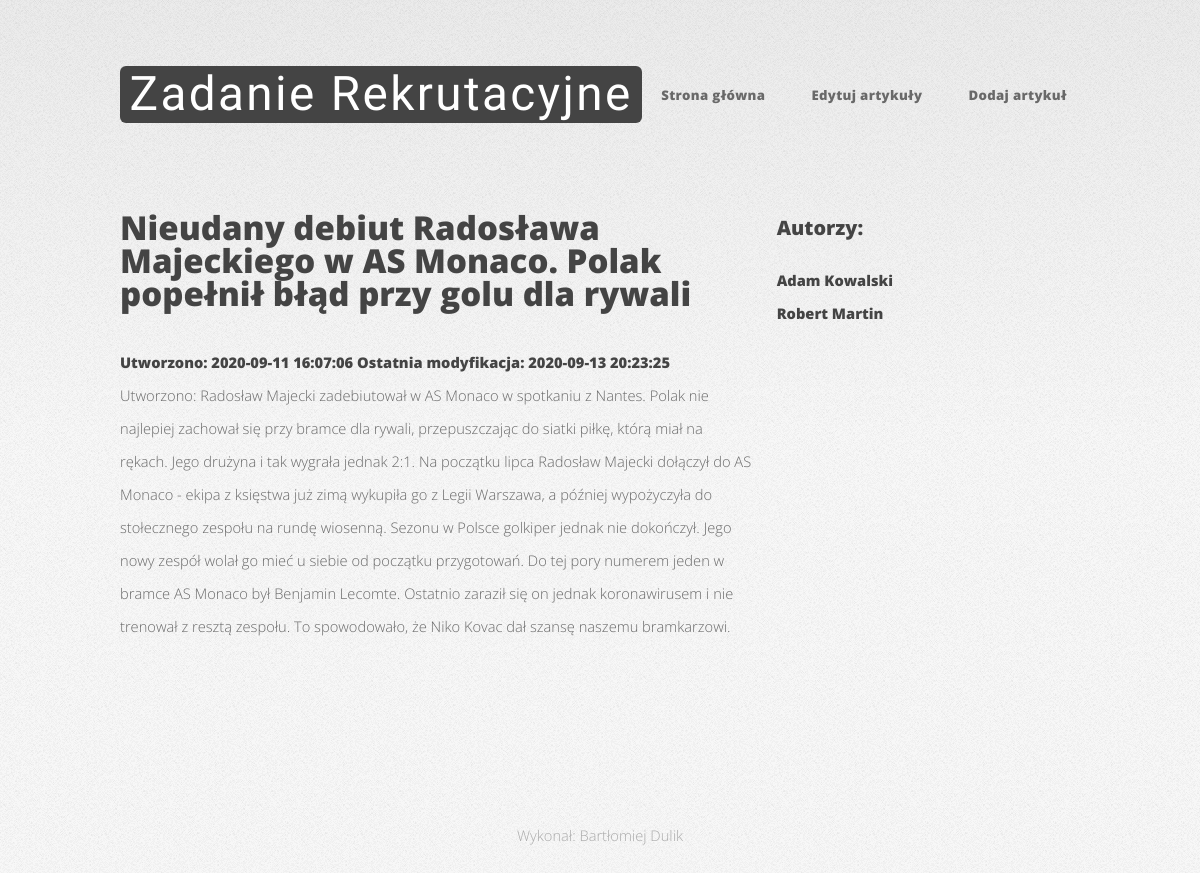
/show.php?id=14, run on the app's committed database.
### tables this page shows
CREATE TABLE `articles` (
  `id` int(11) NOT NULL,
  `title` varchar(256) NOT NULL,
  `header` varchar(130) NOT NULL,
  `text` text NOT NULL,
  `date_created` datetime NOT NULL,
  `date_modified` timestamp NULL DEFAULT current_timestamp()
);

CREATE TABLE `authors` (
  `id` int(11) NOT NULL,
  `name` varchar(256) NOT NULL,
  `surname` varchar(256) NOT NULL,
  `mail` varchar(256) NOT NULL
);

### api/config/database.php (called while the page is built, shortened)
<?php
class Database{
    public function getConnection(){
        $config = parse_ini_file('db.ini');
        $this->conn = null;
        try{
            $this->conn = new PDO("mysql:host=" . $config['host'] . ";dbname=" . $config['db_name'], $config['username'], $config['password']);
            $this->conn->exec("set names utf8");
        }catch(PDOException $exception){
            echo "Connection error: " . $exception->getMessage();
        }
        return $this->conn;
    }
}
?>

### show.php (the view, shortened to what this page needs)
<?php
include_once 'api/config/database.php';
$database = new Database();
$query = "SELECT * FROM articles WHERE id = ".$_GET['id']." ;";
$stmt = $database->conn->prepare($query);
$stmt->execute();
$result = $stmt->fetch(PDO::FETCH_ASSOC);
$queryGetAuthor = "SELECT author_id FROM credits WHERE article_id = ".$_GET['id'].";";
$stmt = $database->conn->prepare($queryGetAuthor);
$stmt->execute();
$authors = [];
$i = 0;
while( $row = $stmt->fetch(PDO::FETCH_ASSOC)){
    $authors[$i] = $row['author_id'];
    $i++;
}
?>
<!DOCTYPE HTML>
<html>
<head>
    <link rel="stylesheet" type="text/css" href="assets/css/main.css?ts=<?=time()?>" />
</head>
<body class="is-preload homepage">
<div id="page-wrapper">
    <div id="header-wrapper">
        <header id="header" class="container">
            <div id="logo">
                <h1><a href="index.php">Zadanie Rekrutacyjne</a></h1>
            </div>
            <nav id="nav">
                <ul>
                    <li><a href="index.php">Strona główna</a></li>
                    <li><a  href="edit_panel.php">Edytuj artykuły</a></li>
                    <li><a  href="edit_panel.php">Dodaj artykuł</a></li>
                </ul>
            </nav>
        </header>
    </div>
    <div id="features-wrapper">
        <div class="container">
            <div class="row">
                <div  class="col-8 col-12-medium">
                    <h2><?php echo $result['title'] ?></h2>
                    <h5>Utworzono: <?php echo $result['date_created'] ?> Ostatnia modyfikacja: <?php echo $result['date_modified'] ?> </h5>
                    <p>Utworzono: <?php echo $result['text'] ?></p>
                </div>
                <div class="col-4 col-12-medium">
                    <div id="sidebar">
                    <h3>Autorzy:</h3>
                    <?php
                        $query = "SELECT id, name, surname FROM authors ;";
                        $stmt = $database->conn->prepare($query);
                        $stmt->execute();
                        while($row = $stmt->fetch(PDO::FETCH_ASSOC)) {
                                    if (in_array($row['id'], $authors)){
                                        echo '<h4>'.$row['name'].' '.$row['surname'].'</h4>';
                                    }
                                }
                    ?>
                    </div>
                </div>
            </div>
        </div>
        <div id="footer-wrapper">
            <footer id="footer" class="container">
                <div class="col-12">
                    <div id="copyright">
                        <ul class="menu">
                            <li>Wykonał: Bartłomiej Dulik</li>
                        </ul>
                    </div>
                </div>
        </div>
    </div>
</div>
</body>
</html>

### data on the page
articles: title "Nieudany debiut Radosława Majeckiego w AS Monaco. Polak popełnił błąd przy golu dla rywali", date_created "2020-09-11 16:07:06", date_modified "2020-09-13 20:23:25", text "Radosław Majecki zadebiutował w AS Monaco w spotkaniu z Nantes. Polak nie najlepiej zachował się przy bramce dla rywali, przepuszczając do siatki piłkę, którą miał na rękach. Jego drużyna i tak wygrała jednak 2:1. Na początku lipca Radosław Majecki dołączył do AS Monaco - ekipa z księstwa już zimą wykupiła go z Legii Warszawa, a później wypożyczyła do stołecznego zespołu na rundę wiosenną. Sezonu w Polsce golkiper jednak nie dokończył. Jego nowy zespół wolał go mieć u siebie od początku przygotowań. Do tej pory numerem jeden w bramce AS Monaco był Benjamin Lecomte. Ostatnio zaraził się on jednak koronawirusem i nie trenował z resztą zespołu. To spowodowało, że Niko Kovac dał szansę naszemu…"
authors: name "Adam", surname "Kowalski"
authors: name "Robert", surname "Martin"
